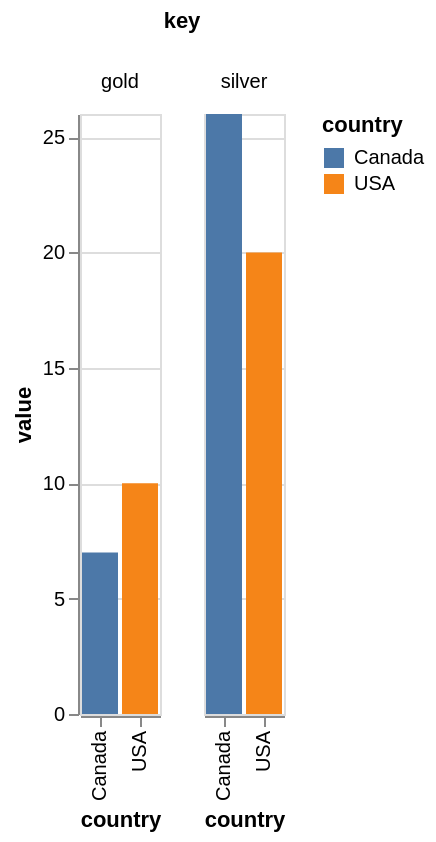

Specify this chart in Vega-Lite:
### Vega specification from a JSON file in a GitHub repository (floating-point values rounded to 4 significant figures)
{"$schema": "https://vega.github.io/schema/vega/v6.json", "background": "white", "padding": 5, "height": 300, "data": [{"name": "source_0", "values": [{"country": "USA", "gold": 10, "silver": 20}, {"country": "Canada", "gold": 7, "silver": 26}]}, {"name": "data_0", "source": "source_0", "transform": [{"type": "fold", "fields": ["gold", "silver"], "as": ["key", "value"]}, {"type": "stack", "groupby": ["country", "key"], "field": "value", "sort": {"field": [], "order": []}, "as": ["value_start", "value_end"], "offset": "zero"}, {"type": "filter", "expr": "isValid(datum[\"value\"]) && isFinite(+datum[\"value\"])"}]}, {"name": "column_domain", "source": "data_0", "transform": [{"type": "aggregate", "groupby": ["key"]}]}], "signals": [{"name": "x_step", "value": 20}, {"name": "child_width", "update": "bandspace(domain('x').length, 0.1, 0.05) * x_step"}], "layout": {"padding": 20, "offset": {"columnTitle": 10}, "columns": {"signal": "length(data('column_domain'))"}, "bounds": "full", "align": "all"}, "marks": [{"name": "column-title", "type": "group", "role": "column-title", "title": {"text": "key", "style": "guide-title", "offset": 10}}, {"name": "row_header", "type": "group", "role": "row-header", "encode": {"update": {"height": {"signal": "height"}}}, "axes": [{"scale": "y", "orient": "left", "grid": false, "title": "value", "labelOverlap": true, "tickCount": {"signal": "ceil(height/40)"}, "zindex": 0}]}, {"name": "column_header", "type": "group", "role": "column-header", "from": {"data": "column_domain"}, "sort": {"field": "datum[\"key\"]", "order": "ascending"}, "title": {"text": {"signal": "isValid(parent[\"key\"]) ? parent[\"key\"] : \"\"+parent[\"key\"]"}, "style": "guide-label", "frame": "group", "offset": 10}, "encode": {"update": {"width": {"signal": "child_width"}}}}, {"name": "column_footer", "type": "group", "role": "column-footer", "from": {"data": "column_domain"}, "sort": {"field": "datum[\"key\"]", "order": "ascending"}, "encode": {"update": {"width": {"signal": "child_width"}}}, "axes": [{"scale": "x", "orient": "bottom", "grid": false, "title": "country", "labelAlign": "right", "labelAngle": 270, "labelBaseline": "middle", "zindex": 0}]}, {"name": "cell", "type": "group", "style": "cell", "from": {"facet": {"name": "facet", "data": "data_0", "groupby": ["key"]}}, "sort": {"field": ["datum[\"key\"]"], "order": ["ascending"]}, "encode": {"update": {"width": {"signal": "child_width"}, "height": {"signal": "height"}}}, "marks": [{"name": "child_marks", "type": "rect", "style": ["bar"], "from": {"data": "facet"}, "encode": {"update": {"fill": {"scale": "color", "field": "country"}, "ariaRoleDescription": {"value": "bar"}, "description": {"signal": "\"country: \" + (isValid(datum[\"country\"]) ? isArray(datum[\"country\"]) ? join(datum[\"country\"], ' ') : datum[\"country\"] : \"\"+datum[\"country\"]) + \"; value: \" + (format(datum[\"value\"], \"\"))"}, "x": {"scale": "x", "field": "country"}, "width": {"signal": "max(0.25, bandwidth('x'))"}, "y": {"scale": "y", "field": "value_end"}, "y2": {"scale": "y", "field": "value_start"}}}}], "axes": [{"scale": "y", "orient": "left", "gridScale": "x", "grid": true, "tickCount": {"signal": "ceil(height/40)"}, "domain": false, "labels": false, "aria": false, "maxExtent": 0, "minExtent": 0, "ticks": false, "zindex": 0}]}], "scales": [{"name": "x", "type": "band", "domain": {"data": "data_0", "field": "country", "sort": true}, "range": {"step": {"signal": "x_step"}}, "paddingInner": 0.1, "paddingOuter": 0.05}, {"name": "y", "type": "linear", "domain": {"data": "data_0", "fields": ["value_start", "value_end"]}, "range": [{"signal": "height"}, 0], "nice": true, "zero": true}, {"name": "color", "type": "ordinal", "domain": {"data": "data_0", "field": "country", "sort": true}, "range": "category"}], "legends": [{"fill": "color", "symbolType": "square", "title": "country"}]}
